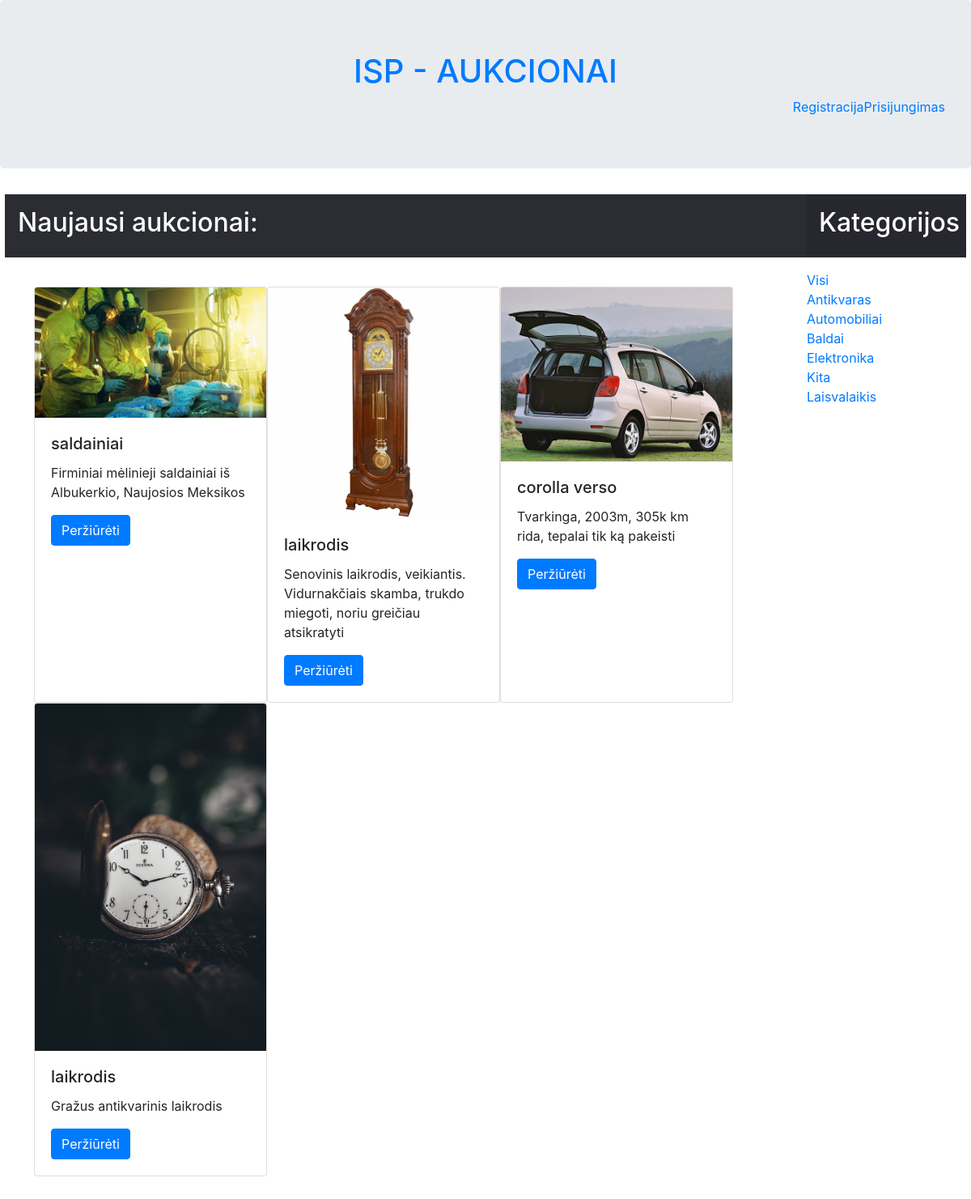
Page /PagrindinisPuslapis.php on the committed database.
### tables this page shows
CREATE TABLE `preke` (
  `aprasymas` varchar(255) NOT NULL,
  `data` datetime NOT NULL DEFAULT current_timestamp(),
  `pavadinimas` varchar(64) NOT NULL,
  `kategorija` int(11) NOT NULL,
  `id_Preke` int(11) NOT NULL,
  `fk_Vartotojasid_Vartotojas` int(11) NOT NULL
);

CREATE TABLE `nuotrauka` (
  `pavadinimas` varchar(64) NOT NULL,
  `nuoroda` text NOT NULL,
  `formatas` int(11) NOT NULL,
  `id_Nuotrauka` int(11) NOT NULL,
  `fk_Prekeid_Preke` int(11) NOT NULL
);

CREATE TABLE `kategorija` (
  `id_KATEGORIJA` int(11) NOT NULL,
  `name` varchar(12) NOT NULL
);

### PagrindinisPuslapis.php (the view, shortened to what this page needs)
<!DOCTYPE html>
<html>
    <head>
        <link rel="stylesheet" href="https://cdn.jsdelivr.net/npm/bootstrap@4.6.1/dist/css/bootstrap.min.css">
	</head>
    <body>
	<?php include("header.php");?>
        <div class="container-fluid" style="width:99%">
			<div class="row" >
				<div class="col-10 p-3" style="background-color: #2b2d33;color:white;">
					<h2 >Naujausi aukcionai:</h2>
				</div>
				<div class="col-2 p-3" style="background-color: #272730;color:white;">
					<h2 >Kategorijos</h2>
				</div>
			</div>
            <div class="row">
              <div class="col-10 p-3">
				<div class="content">
					<?php
					$db = mysqli_connect(config::DB_SERVER, config::DB_USERNAME, config::DB_PASSWORD, config::DB_NAME);
					$query = "SELECT *
							  FROM preke
							  INNER JOIN aukcionas ON preke.id_Preke=aukcionas.fk_Prekeid_Preke
							  LEFT JOIN nuotrauka ON preke.id_Preke=nuotrauka.fk_Prekeid_Preke
							  WHERE aukcionas.statusas=4
							  ORDER BY data desc
							  LIMIT 5";
					$result = mysqli_query($db, $query);
					foreach ($result as $item){
						echo "<div class='card' style='width: 18rem; border:1;'>
							  <img src='" . $item['nuoroda'] . "' class='card-img-top' alt='...'>
							  <div class='card-body'>
		                      <h5 class='card-title'>". $item['pavadinimas']."</h5>
		                      <p class='card-text'>".$item['aprasymas']."</p>
		                      <a href='Aukciono_langas.php?id=".$item['id_Aukcionas']."' class='btn btn-primary'>Peržiūrėti</a>
	                          </div>
                              </div>";
}
					?>
				</div>
              </div>
              <div class="col-2 p-3">
			  	<div class='row'><a href='Aukcionu_saraso_langas.php'>Visi</a></div>
				<?php
                $db = mysqli_connect(config::DB_SERVER, config::DB_USERNAME, config::DB_PASSWORD, config::DB_NAME);
                $query = "SELECT * FROM kategorija ORDER BY name ASC";
                $result = mysqli_query($db, $query);
				foreach ($result as $row){
	                echo "<div class='row'><a href='Aukcionu_saraso_langas.php?id=" .$row['id_KATEGORIJA']. "'>" .$row['name']. "</a></div>";
				}
				?>
              </div>
            </div>
          </div>
    </body>
</html>

### PagrindinisPuslapis.php (style rules this page uses)
.content { display: flex; flex-wrap: wrap; margin: 10px; padding: 10px; }

### rows in the picture
preke: nuotrauka.nuoroda (picture), nuotrauka.pavadinimas "saldainiai", aprasymas "Firminiai mėlinieji saldainiai iš Albukerkio, Naujosios Meksikos"
preke: nuotrauka.nuoroda (picture), nuotrauka.pavadinimas "laikrodis", aprasymas "Senovinis laikrodis, veikiantis. Vidurnakčiais skamba, trukdo miegoti, noriu greičiau atsikratyti"
preke: nuotrauka.nuoroda (picture), nuotrauka.pavadinimas "corolla verso", aprasymas "Tvarkinga, 2003m, 305k km rida, tepalai tik ką pakeisti"
preke: nuotrauka.nuoroda (picture), nuotrauka.pavadinimas "laikrodis", aprasymas "Gražus antikvarinis laikrodis"
kategorija: name "Antikvaras"
kategorija: name "Automobiliai"
kategorija: name "Baldai"
kategorija: name "Elektronika"
kategorija: name "Kita"
kategorija: name "Laisvalaikis"
